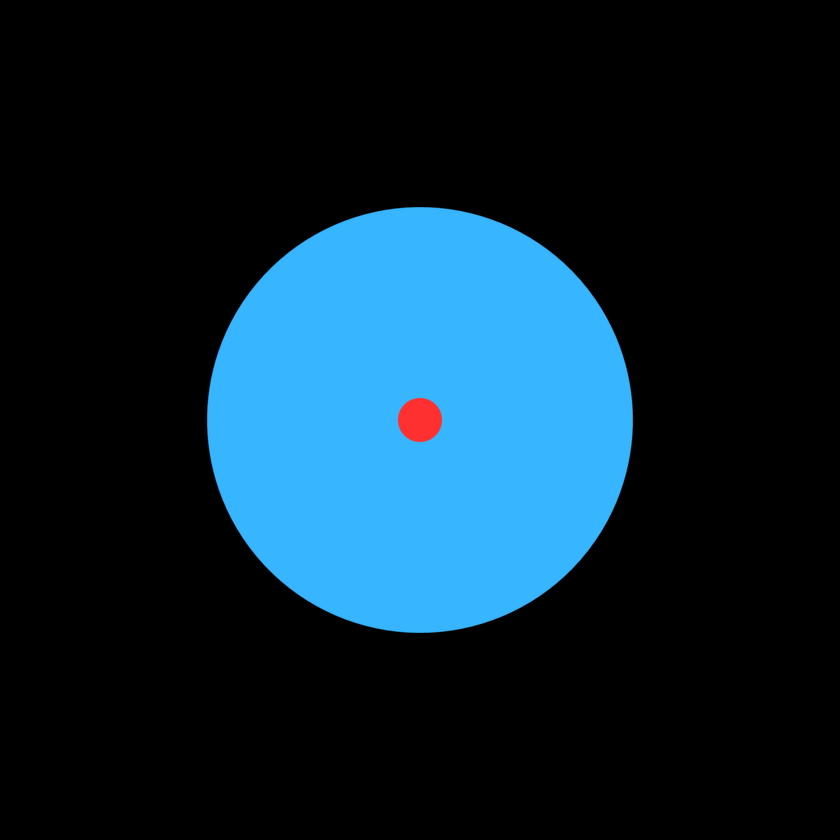
#> input picture initial_conditions/resistant_core_0.2_0.01.png, 840 x 840 px, shrunk from 2000 x 2000 before the run, found by its file name; its folder holds 4 pictures in this run
$ python reverse.py
#> lines starting #> are read from the running program, lines starting #| are printed output that depends on the picture
import matplotlib.pyplot as plt
import numpy as np
import os

def reverse(filename):
    img = plt.imread(filename)
#> img is the input picture: shape (840, 840, 4) float32; mean R, G, B, A 0.0451, 0.142, 0.2, 1
    img = np.array(img)
    print(img)
#> (printed output is left out)
    reverse_img = 1 - img
    reverse_img[:,:,3] =1
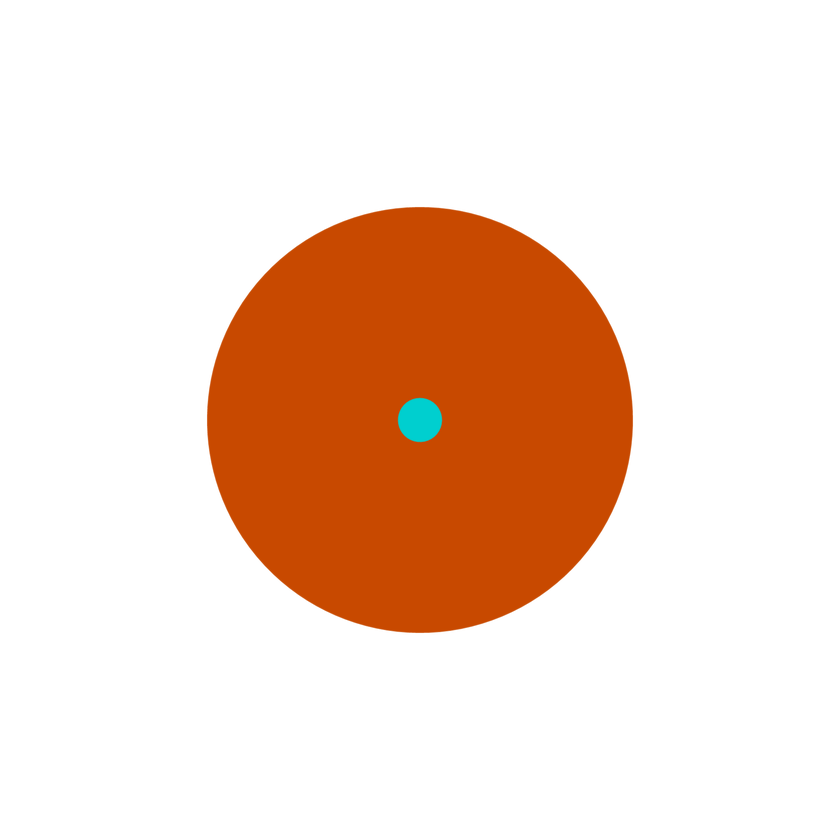
#> reverse_img: shape (840, 840, 4) float32; mean R, G, B, A 0.954, 0.857, 0.8, 1
    reverse_img = reverse_img
    plt.imsave(filename.split(".png")[0] + "_reversed_.png",reverse_img)

image_names = [filename for filename in os.listdir("initial_conditions") if "0.2" in filename]
for image_name in image_names:
    reverse("initial_conditions/" + image_name)
#> pass 2 of the loop `for image_name in image_names:`:
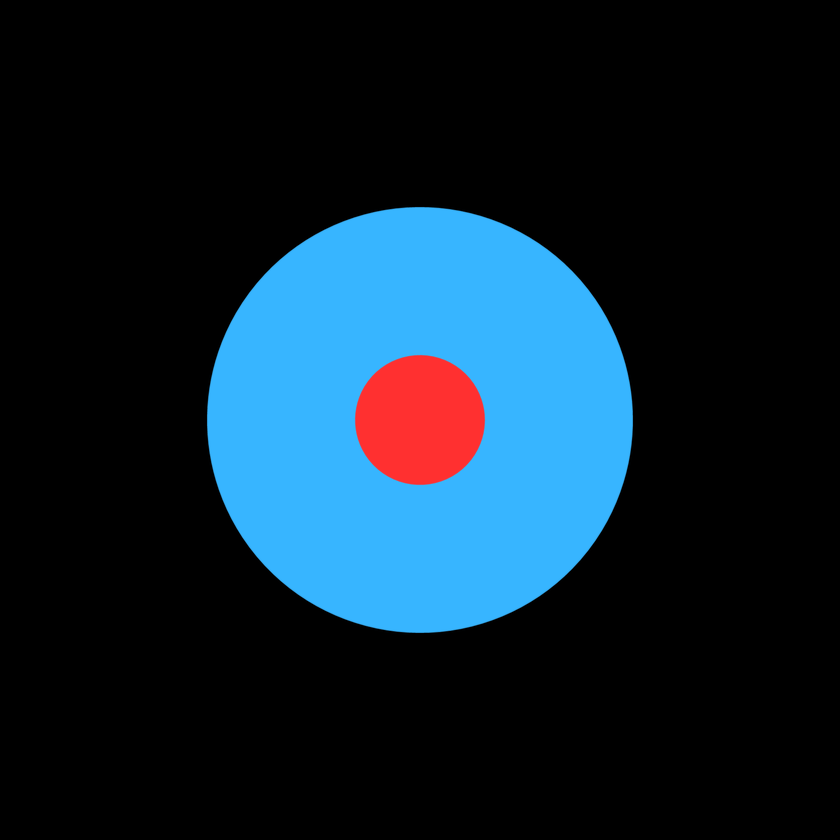
#> input picture initial_conditions/resistant_core_0.2_0.1.png, 840 x 840 px, shrunk from 2000 x 2000 before the run, found by its file name
#> in reverse, img is the input picture: shape (840, 840, 4) float32; mean R, G, B, A 0.0581, 0.134, 0.187, 1
#> (printed output is left out)
#> in reverse (call 2), `reverse_img[:,:,3] =1`:
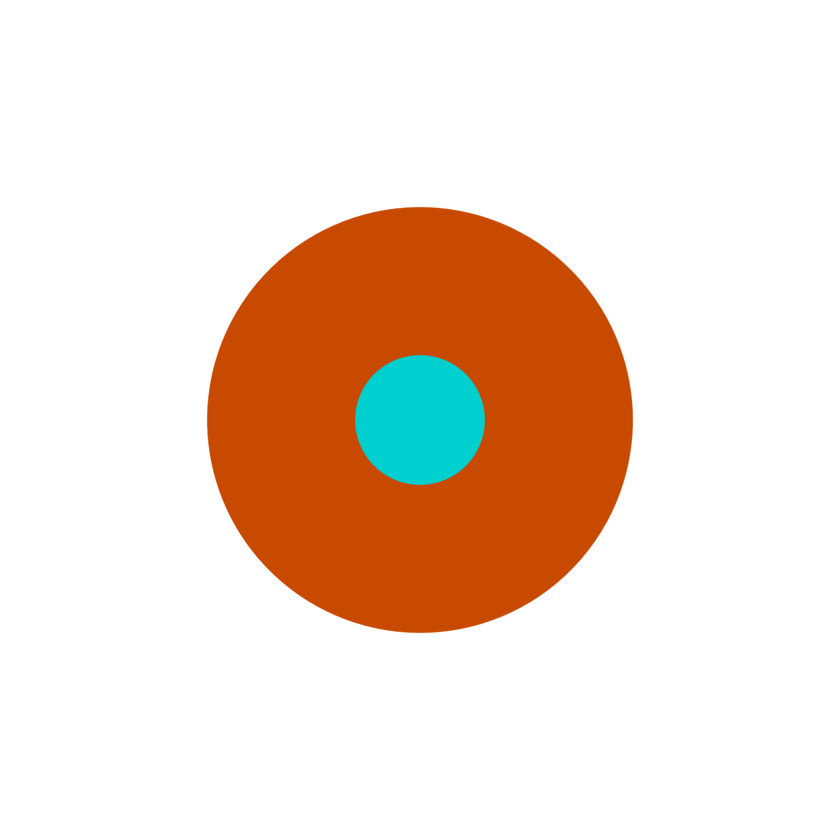
#> reverse_img: shape (840, 840, 4) float32; mean R, G, B, A 0.941, 0.866, 0.813, 1
